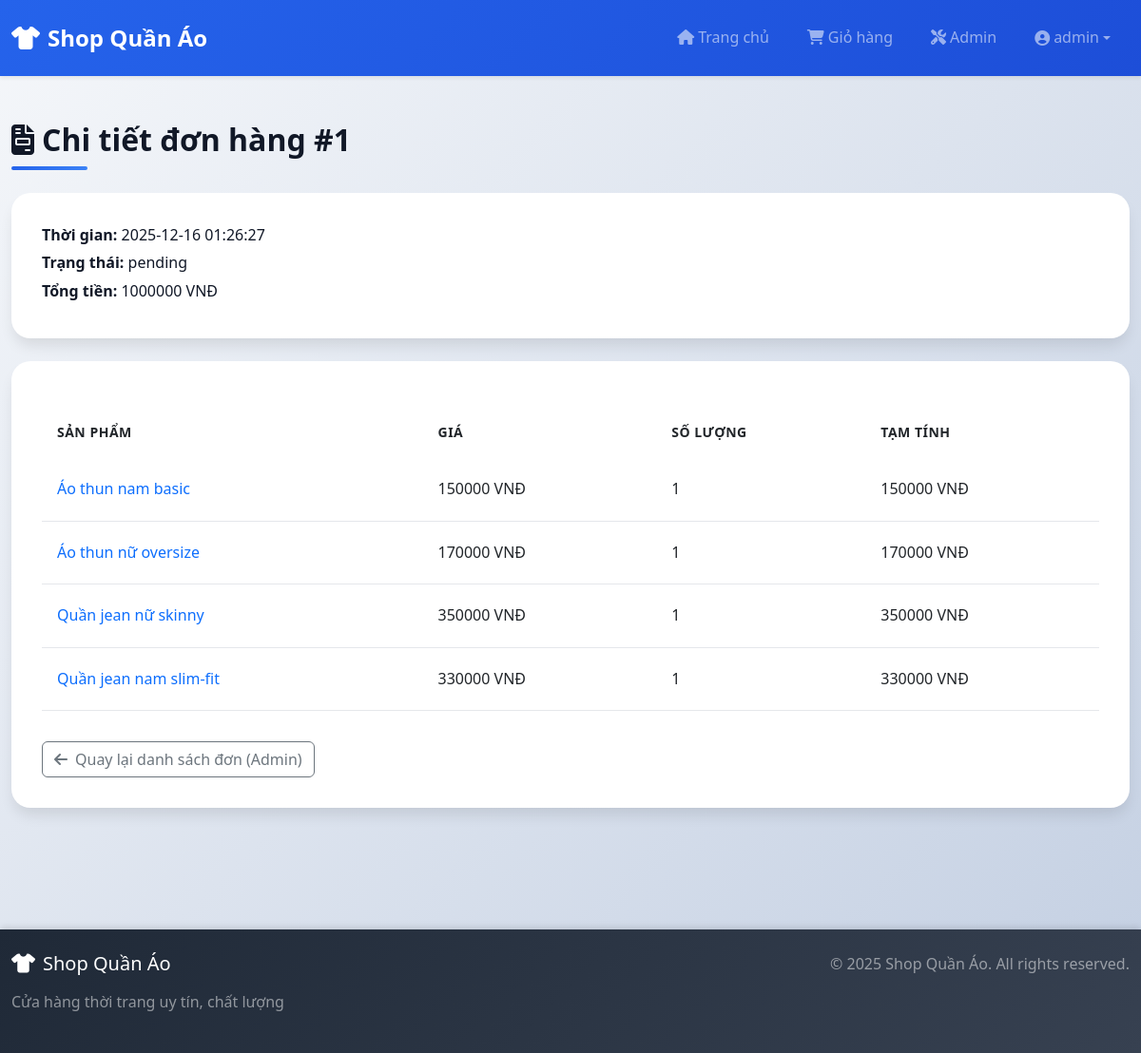
Page /admin/orders/1 (signed in) on the committed database.
### tables this page shows
CREATE TABLE orders (
        id INTEGER PRIMARY KEY AUTOINCREMENT,
        user_id INTEGER,        -- người mua
        total_amount INTEGER,   -- tổng tiền đơn hàng
        created_at TEXT,        -- thời gian tạo
        status TEXT DEFAULT 'completed', -- trạng thái đơn
        FOREIGN KEY (user_id) REFERENCES users(id)
    );

CREATE TABLE order_items (
        id INTEGER PRIMARY KEY AUTOINCREMENT,
        order_id INTEGER,
        product_id INTEGER,
        quantity INTEGER,
        price INTEGER,          -- đơn giá tại thời điểm mua
        FOREIGN KEY (order_id) REFERENCES orders(id),
        FOREIGN KEY (product_id) REFERENCES sanpham(id)
    );

CREATE TABLE sanpham (
        id INTEGER PRIMARY KEY AUTOINCREMENT,
        ten TEXT,              -- tên sản phẩm
        gia INTEGER,           -- giá
        quantity INTEGER,      -- số lượng tồn
        size TEXT,             -- các size, ví dụ: "M,L,XL,XXL"
        color TEXT,            -- màu sắc
        description TEXT,      -- mô tả sản phẩm
        category_id INTEGER,   -- loại sản phẩm (danh mục)
        product_type TEXT,     -- loại chi tiết hơn nếu cần (ví dụ: unisex, basic, slim-fit)
        created_at TEXT,       -- ngày tạo
        FOREIGN KEY (category_id) REFERENCES categories(id)
    );

### app.py (the view)
@app.route("/admin/orders/<int:order_id>")
def admin_order_detail(order_id):
    if session.get("role") != "admin":
        return "URL không khả dụng - bạn không có quyền truy cập trang quản trị.", 403
    conn = get_db()
    c = conn.cursor()
    c.execute(
        """
        SELECT o.*, u.username
        FROM orders o
        JOIN users u ON o.user_id = u.id
        WHERE o.id = ?
        """,
        (order_id,),
    )
    order = c.fetchone()
    if order is None:
        return "Đơn hàng không tồn tại.", 404
    c.execute(
        """
        SELECT oi.product_id, oi.quantity, oi.price, p.ten
        FROM order_items oi
        JOIN sanpham p ON oi.product_id = p.id
        WHERE oi.order_id = ?
        """,
        (order_id,),
    )
    items = c.fetchall()
    return render_template("order_detail.html", order=order, items=items)

### app.py (called while the page is built)
def get_db():
    if 'db' not in g:
        g.db = sqlite3.connect(current_app.config['DATABASE'])
        g.db.row_factory = sqlite3.Row
    return g.db

### templates/order_detail.html
{% extends "base.html" %}
{% block content %}
<div class="admin-header mb-4">
    <h2 class="section-title">
        <i class="fas fa-file-invoice me-2"></i>Chi tiết đơn hàng #{{ order['id'] }}
    </h2>
    <div class="section-divider"></div>
</div>
<div class="admin-container mb-4">
    <p class="mb-1"><strong>Thời gian:</strong> {{ order['created_at'] }}</p>
    <p class="mb-1"><strong>Trạng thái:</strong> {{ order['status'] }}</p>
    <p class="mb-1"><strong>Tổng tiền:</strong> {{ order['total_amount']|int }} VNĐ</p>
</div>
<div class="admin-container">
    {% if items %}
    <div class="table-responsive">
        <table class="table admin-table">
            <thead>
            <tr>
                <th>Sản phẩm</th>
                <th>Giá</th>
                <th>Số lượng</th>
                <th>Tạm tính</th>
            </tr>
            </thead>
            <tbody>
            {% for it in items %}
            <tr>
                <td>
                    <a href="/product/{{ it['product_id'] }}" class="text-decoration-none">
                        {{ it['ten'] }}
                    </a>
                </td>
                <td>{{ it['price']|int }} VNĐ</td>
                <td>{{ it['quantity'] }}</td>
                <td>{{ (it['price'] * it['quantity'])|int }} VNĐ</td>
            </tr>
            {% endfor %}
            </tbody>
        </table>
    </div>
    {% else %}
    <p class="text-muted">Đơn hàng không có sản phẩm nào.</p>
    {% endif %}
    <div class="mt-3">
        {% if session.get('role') == 'admin' %}
            <a href="/admin/orders" class="btn btn-outline-secondary">
                <i class="fas fa-arrow-left me-2"></i>Quay lại danh sách đơn (Admin)
            </a>
        {% else %}
            <a href="/orders" class="btn btn-outline-secondary">
                <i class="fas fa-arrow-left me-2"></i>Quay lại danh sách đơn
            </a>
        {% endif %}
    </div>
</div>
{% endblock %}

### static/css/style.css (style rules this page uses)
:root { --primary-color: #2563eb; --primary-dark: #1d4ed8; --primary-light: #3b82f6; --secondary-color: #10b981; --danger-color: #ef4444; --warning-color: #f59e0b; --dark-color: #1f2937; --light-color: #f9fafb; --border-color: #e5e7eb; --text-dark: #111827; --text-muted: #6b7280; --shadow-sm: 0 1px 2px 0 rgba(0, 0, 0, 0.05); --shadow-md: 0 4px 6px -1px rgba(0, 0, 0, 0.1); --shadow-lg: 0 10px 15px -3px rgba(0, 0, 0, 0.1); --shadow-xl: 0 20px 25px -5px rgba(0, 0, 0, 0.1); --transition: all 0.3s ease; }
* { margin: 0; padding: 0; box-sizing: border-box; }
body { font-family: 'Segoe UI', Tahoma, Geneva, Verdana, sans-serif; background: linear-gradient(135deg, #f5f7fa 0%, #c3cfe2 100%); min-height: 100vh; color: var(--text-dark); line-height: 1.6; }
.products-header, .cart-header, .admin-header { margin-bottom: 2rem; }
.section-title { font-size: 2rem; font-weight: 700; color: var(--text-dark); margin-bottom: 0.5rem; }
.section-divider { height: 4px; width: 80px; background: linear-gradient(90deg, var(--primary-color), var(--primary-light)); border-radius: 2px; margin-top: 0.5rem; }
.admin-container { background: #fff; border-radius: 20px; padding: 2rem; box-shadow: var(--shadow-lg); }
.admin-table { margin-top: 1rem; }
.admin-table thead { background: linear-gradient(135deg, var(--primary-color), var(--primary-light)); color: #fff; }
.admin-table thead th { border: none; padding: 1rem; font-weight: 600; text-transform: uppercase; font-size: 0.875rem; letter-spacing: 0.5px; }
.admin-table tbody tr { transition: var(--transition); border-bottom: 1px solid var(--border-color); }
.admin-table tbody td { padding: 1.25rem 1rem; vertical-align: middle; }
html { scroll-behavior: smooth; }

### rows in the picture
orders: id "1", created_at "2025-12-16 01:26:27", status "pending", total_amount "1000000"
order_items: ten "Áo thun nam basic", price "150000", quantity "1", (it['price']*it['quantity'])|int "150000"
order_items: ten "Áo thun nữ oversize", price "170000", quantity "1", (it['price']*it['quantity'])|int "170000"
order_items: ten "Quần jean nữ skinny", price "350000", quantity "1", (it['price']*it['quantity'])|int "350000"
order_items: ten "Quần jean nam slim-fit", price "330000", quantity "1", (it['price']*it['quantity'])|int "330000"

### other values in the picture
{{ session['user'] }} "admin"
